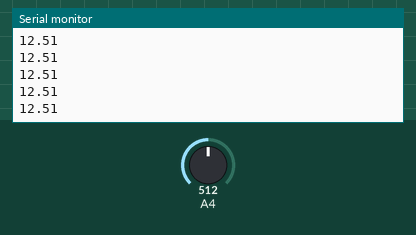
Recording of a sketch running on a simulated Arduino Uno, built with avr-gcc and run on an emulated ATmega328P. Parts: the last lines printed to the serial monitor. Inputs (shaded band) come from the test bench; at power-on: A4 = 512.

Above: at 1.2 s.
1.3 s: A4 set to 716
At 1.31 s:
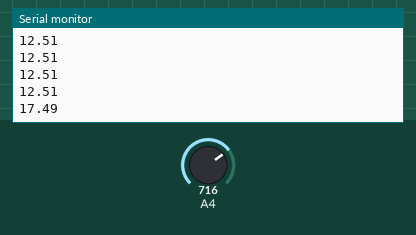
2.8 s: A4 set to 900
At 2.82 s:
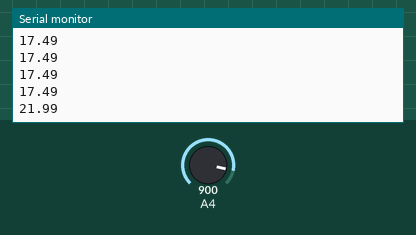
Timing chart, 0 to 5.8 s (numbered marks = the images above; inputs shaded):
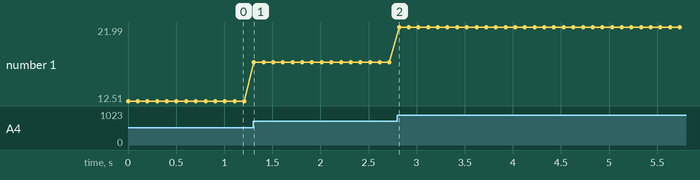

The sketch:

VoltageSensor.ino
```cpp
int offset =20;// set the correction offset value
void setup() {
  Serial.begin(9600);
  pinMode(4, INPUT);
  pinMode(0, OUTPUT);
  digitalWrite(0, HIGH);
}

void loop() {
  int volt = analogRead(4);// read the input
  double voltage = map(volt,0,1023, 0, 2500) + offset;// map 0-1023 to 0-2500 and add correction offset

  voltage /=100;// divide by 100 to get the decimal values
  voltage -= .2;
  Serial.println(voltage);
  delay(100);


}
```

Measured:
- after the input at 1.3 s, the serial monitor: prints a new line at once (image 1)
- after the input at 2.8 s, the serial monitor: prints a new line at once (image 2)
- plotted number 1: 12.51 → 17.49 after the input at 1.3 s, 17.49 → 21.99 after the input at 2.8 s
